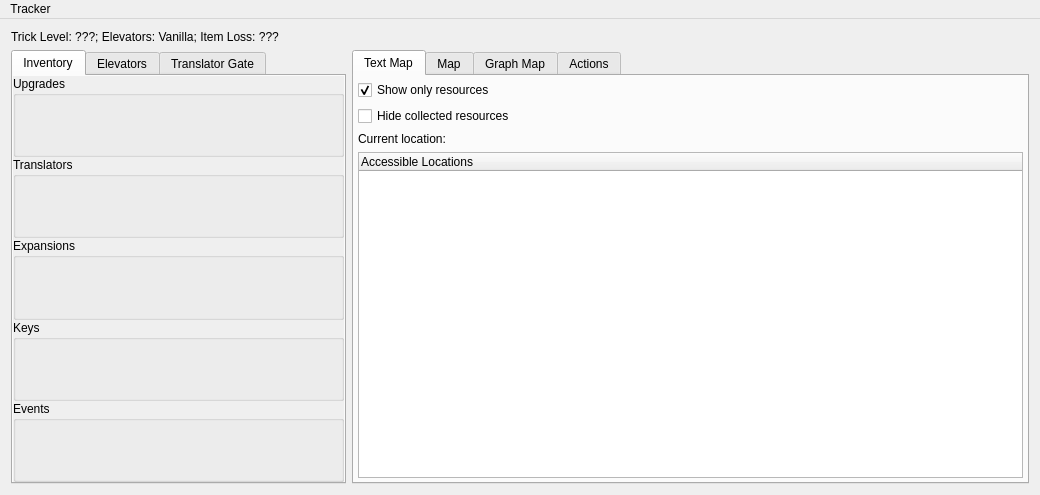
<?xml version="1.0" encoding="UTF-8"?>
<ui version="4.0">
 <class>TrackerWindow</class>
 <widget class="QMainWindow" name="TrackerWindow">
  <property name="geometry">
   <rect>
    <x>0</x>
    <y>0</y>
    <width>1040</width>
    <height>495</height>
   </rect>
  </property>
  <property name="windowTitle">
   <string>Tracker</string>
  </property>
  <widget class="QWidget" name="centralWidget">
   <property name="maximumSize">
    <size>
     <width>16777215</width>
     <height>16777215</height>
    </size>
   </property>
   <layout class="QGridLayout" name="gridLayout">
    <item row="0" column="0" colspan="3">
     <widget class="QLabel" name="configuration_label">
      <property name="text">
       <string>Trick Level: ???; Elevators: Vanilla; Item Loss: ???</string>
      </property>
      <property name="wordWrap">
       <bool>true</bool>
      </property>
     </widget>
    </item>
    <item row="2" column="0">
     <widget class="QTabWidget" name="tab_widget">
      <property name="sizePolicy">
       <sizepolicy hsizetype="Ignored" vsizetype="Expanding">
        <horstretch>0</horstretch>
        <verstretch>0</verstretch>
       </sizepolicy>
      </property>
      <property name="currentIndex">
       <number>0</number>
      </property>
      <widget class="QWidget" name="tab_inventory">
       <attribute name="title">
        <string>Inventory</string>
       </attribute>
       <layout class="QVBoxLayout" name="tab_inventory_layout">
        <property name="spacing">
         <number>0</number>
        </property>
        <property name="leftMargin">
         <number>0</number>
        </property>
        <property name="topMargin">
         <number>0</number>
        </property>
        <property name="rightMargin">
         <number>0</number>
        </property>
        <property name="bottomMargin">
         <number>0</number>
        </property>
        <item>
         <widget class="QScrollArea" name="pickups_scroll_area">
          <property name="sizePolicy">
           <sizepolicy hsizetype="Ignored" vsizetype="Expanding">
            <horstretch>0</horstretch>
            <verstretch>0</verstretch>
           </sizepolicy>
          </property>
          <property name="minimumSize">
           <size>
            <width>285</width>
            <height>0</height>
           </size>
          </property>
          <property name="frameShape">
           <enum>QFrame::NoFrame</enum>
          </property>
          <property name="frameShadow">
           <enum>QFrame::Plain</enum>
          </property>
          <property name="lineWidth">
           <number>0</number>
          </property>
          <property name="horizontalScrollBarPolicy">
           <enum>Qt::ScrollBarAlwaysOff</enum>
          </property>
          <property name="widgetResizable">
           <bool>true</bool>
          </property>
          <widget class="QWidget" name="pickups_scroll_contents">
           <property name="geometry">
            <rect>
             <x>0</x>
             <y>0</y>
             <width>333</width>
             <height>402</height>
            </rect>
           </property>
           <layout class="QVBoxLayout" name="pickup_box_layout">
            <property name="spacing">
             <number>0</number>
            </property>
            <property name="leftMargin">
             <number>0</number>
            </property>
            <property name="topMargin">
             <number>0</number>
            </property>
            <property name="rightMargin">
             <number>0</number>
            </property>
            <property name="bottomMargin">
             <number>0</number>
            </property>
            <item>
             <widget class="QGroupBox" name="upgrades_box">
              <property name="title">
               <string>Upgrades</string>
              </property>
              <layout class="QGridLayout" name="upgrades_layout"/>
             </widget>
            </item>
            <item>
             <widget class="QGroupBox" name="translators_box">
              <property name="title">
               <string>Translators</string>
              </property>
              <layout class="QGridLayout" name="translators_layout"/>
             </widget>
            </item>
            <item>
             <widget class="QGroupBox" name="expansions_box">
              <property name="title">
               <string>Expansions</string>
              </property>
              <layout class="QGridLayout" name="expansions_layout"/>
             </widget>
            </item>
            <item>
             <widget class="QGroupBox" name="keys_box">
              <property name="title">
               <string>Keys</string>
              </property>
              <layout class="QGridLayout" name="keys_layout"/>
             </widget>
            </item>
            <item>
             <widget class="QGroupBox" name="events_box">
              <property name="title">
               <string>Events</string>
              </property>
              <layout class="QVBoxLayout" name="events_layout"/>
             </widget>
            </item>
           </layout>
          </widget>
         </widget>
        </item>
       </layout>
      </widget>
      <widget class="QWidget" name="tab_elevators">
       <attribute name="title">
        <string>Elevators</string>
       </attribute>
       <layout class="QVBoxLayout" name="tab_elevators_layout">
        <property name="leftMargin">
         <number>0</number>
        </property>
        <property name="topMargin">
         <number>0</number>
        </property>
        <property name="rightMargin">
         <number>0</number>
        </property>
        <property name="bottomMargin">
         <number>0</number>
        </property>
        <item>
         <widget class="QScrollArea" name="elevators_scroll_area">
          <property name="sizePolicy">
           <sizepolicy hsizetype="Ignored" vsizetype="Expanding">
            <horstretch>0</horstretch>
            <verstretch>0</verstretch>
           </sizepolicy>
          </property>
          <property name="minimumSize">
           <size>
            <width>285</width>
            <height>0</height>
           </size>
          </property>
          <property name="frameShape">
           <enum>QFrame::NoFrame</enum>
          </property>
          <property name="frameShadow">
           <enum>QFrame::Plain</enum>
          </property>
          <property name="widgetResizable">
           <bool>true</bool>
          </property>
          <widget class="QWidget" name="elevators_scroll_contents">
           <property name="geometry">
            <rect>
             <x>0</x>
             <y>0</y>
             <width>333</width>
             <height>402</height>
            </rect>
           </property>
           <layout class="QVBoxLayout" name="elevators_scroll_layout">
            <property name="leftMargin">
             <number>0</number>
            </property>
            <property name="topMargin">
             <number>0</number>
            </property>
            <property name="rightMargin">
             <number>0</number>
            </property>
            <property name="bottomMargin">
             <number>0</number>
            </property>
           </layout>
          </widget>
         </widget>
        </item>
       </layout>
      </widget>
      <widget class="QWidget" name="tab_translator_gate">
       <attribute name="title">
        <string>Translator Gate</string>
       </attribute>
       <layout class="QVBoxLayout" name="tab_translator_gate_layout">
        <property name="leftMargin">
         <number>0</number>
        </property>
        <property name="topMargin">
         <number>0</number>
        </property>
        <property name="rightMargin">
         <number>0</number>
        </property>
        <property name="bottomMargin">
         <number>0</number>
        </property>
        <item>
         <widget class="QScrollArea" name="translator_gate_scroll_area">
          <property name="sizePolicy">
           <sizepolicy hsizetype="Ignored" vsizetype="Expanding">
            <horstretch>0</horstretch>
            <verstretch>0</verstretch>
           </sizepolicy>
          </property>
          <property name="widgetResizable">
           <bool>true</bool>
          </property>
          <widget class="QWidget" name="translator_gate_scroll_contents">
           <property name="geometry">
            <rect>
             <x>0</x>
             <y>0</y>
             <width>331</width>
             <height>400</height>
            </rect>
           </property>
           <layout class="QGridLayout" name="translator_gate_scroll_layout">
            <property name="leftMargin">
             <number>3</number>
            </property>
            <property name="topMargin">
             <number>3</number>
            </property>
            <property name="rightMargin">
             <number>3</number>
            </property>
            <property name="bottomMargin">
             <number>3</number>
            </property>
           </layout>
          </widget>
         </widget>
        </item>
       </layout>
      </widget>
     </widget>
    </item>
    <item row="2" column="1" colspan="2">
     <widget class="QTabWidget" name="map_tab_widget">
      <property name="currentIndex">
       <number>0</number>
      </property>
      <widget class="QWidget" name="tab_text_map">
       <attribute name="title">
        <string>Text Map</string>
       </attribute>
       <layout class="QVBoxLayout" name="tab_text_map_layout">
        <property name="leftMargin">
         <number>4</number>
        </property>
        <property name="topMargin">
         <number>4</number>
        </property>
        <property name="rightMargin">
         <number>4</number>
        </property>
        <property name="bottomMargin">
         <number>4</number>
        </property>
        <item>
         <widget class="QCheckBox" name="resource_filter_check">
          <property name="text">
           <string>Show only resources</string>
          </property>
          <property name="checked">
           <bool>true</bool>
          </property>
         </widget>
        </item>
        <item>
         <widget class="QCheckBox" name="hide_collected_resources_check">
          <property name="text">
           <string>Hide collected resources</string>
          </property>
         </widget>
        </item>
        <item>
         <widget class="QLabel" name="current_location_label">
          <property name="text">
           <string>Current location:</string>
          </property>
          <property name="wordWrap">
           <bool>true</bool>
          </property>
         </widget>
        </item>
        <item>
         <widget class="QTreeWidget" name="possible_locations_tree">
          <property name="sizePolicy">
           <sizepolicy hsizetype="Ignored" vsizetype="Expanding">
            <horstretch>0</horstretch>
            <verstretch>0</verstretch>
           </sizepolicy>
          </property>
          <property name="contextMenuPolicy">
           <enum>Qt::ActionsContextMenu</enum>
          </property>
          <column>
           <property name="text">
            <string>Accessible Locations</string>
           </property>
          </column>
         </widget>
        </item>
       </layout>
      </widget>
      <widget class="QWidget" name="tab_map">
       <attribute name="title">
        <string>Map</string>
       </attribute>
       <layout class="QVBoxLayout" name="tab_map_layout">
        <property name="leftMargin">
         <number>2</number>
        </property>
        <property name="topMargin">
         <number>2</number>
        </property>
        <property name="rightMargin">
         <number>2</number>
        </property>
        <property name="bottomMargin">
         <number>2</number>
        </property>
        <item>
         <layout class="QHBoxLayout" name="map_area_layout">
          <item>
           <widget class="QComboBox" name="map_region_combo"/>
          </item>
          <item>
           <widget class="QComboBox" name="map_area_combo"/>
          </item>
         </layout>
        </item>
        <item>
         <widget class="DataEditorCanvas" name="map_canvas" native="true"/>
        </item>
       </layout>
      </widget>
      <widget class="QWidget" name="tab_graph_map">
       <attribute name="title">
        <string>Graph Map</string>
       </attribute>
       <layout class="QVBoxLayout" name="tab_graph_map_layout">
        <property name="leftMargin">
         <number>0</number>
        </property>
        <property name="topMargin">
         <number>0</number>
        </property>
        <property name="rightMargin">
         <number>0</number>
        </property>
        <property name="bottomMargin">
         <number>0</number>
        </property>
        <item>
         <widget class="QComboBox" name="graph_map_region_combo"/>
        </item>
       </layout>
      </widget>
      <widget class="QWidget" name="tab_actions">
       <attribute name="title">
        <string>Actions</string>
       </attribute>
       <layout class="QVBoxLayout" name="tab_actions_layout">
        <property name="leftMargin">
         <number>4</number>
        </property>
        <property name="topMargin">
         <number>4</number>
        </property>
        <property name="rightMargin">
         <number>4</number>
        </property>
        <property name="bottomMargin">
         <number>4</number>
        </property>
        <item>
         <widget class="QPushButton" name="undo_last_action_button">
          <property name="text">
           <string>Undo last action</string>
          </property>
         </widget>
        </item>
        <item>
         <widget class="QLabel" name="actions_title_label">
          <property name="sizePolicy">
           <sizepolicy hsizetype="Preferred" vsizetype="Fixed">
            <horstretch>0</horstretch>
            <verstretch>0</verstretch>
           </sizepolicy>
          </property>
          <property name="text">
           <string>&lt;html&gt;&lt;head/&gt;&lt;body&gt;&lt;p&gt;History of all actions that have been performed.&lt;/p&gt;&lt;p&gt;Press &amp;quot;Undo last action&amp;quot; to remove the last action from the list.&lt;/p&gt;&lt;/body&gt;&lt;/html&gt;</string>
          </property>
          <property name="wordWrap">
           <bool>true</bool>
          </property>
         </widget>
        </item>
        <item>
         <widget class="QListWidget" name="actions_list"/>
        </item>
       </layout>
      </widget>
     </widget>
    </item>
   </layout>
  </widget>
  <widget class="QMenuBar" name="menu_bar">
   <property name="geometry">
    <rect>
     <x>0</x>
     <y>0</y>
     <width>1040</width>
     <height>22</height>
    </rect>
   </property>
   <widget class="QMenu" name="menu_tracker">
    <property name="title">
     <string>Tracker</string>
    </property>
    <addaction name="menu_reset_action"/>
   </widget>
   <addaction name="menu_tracker"/>
  </widget>
  <action name="actionAction">
   <property name="text">
    <string>Action</string>
   </property>
  </action>
  <action name="menu_reset_action">
   <property name="text">
    <string>Reset</string>
   </property>
  </action>
 </widget>
 <layoutdefault spacing="6" margin="11"/>
 <customwidgets>
  <customwidget>
   <class>DataEditorCanvas</class>
   <extends>QWidget</extends>
   <header>randovania/gui/lib/data_editor_canvas</header>
   <container>1</container>
  </customwidget>
 </customwidgets>
 <resources/>
 <connections/>
</ui>
